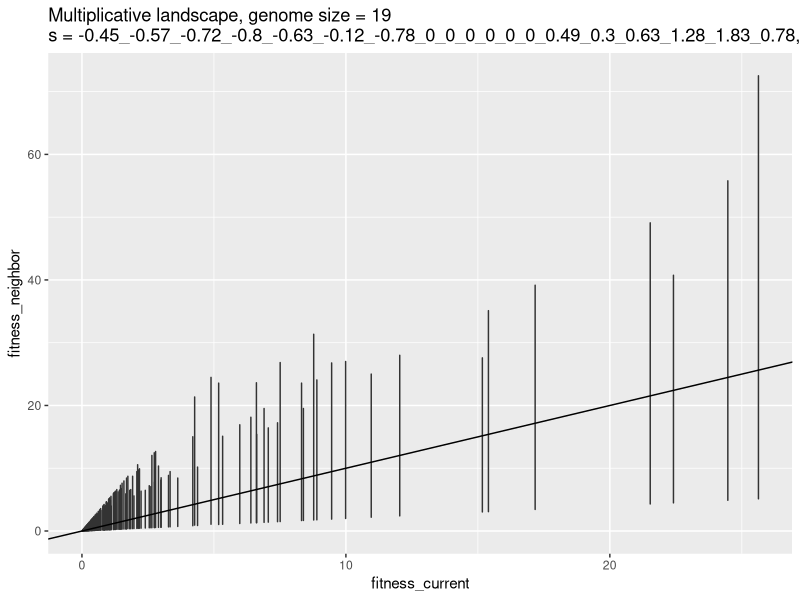
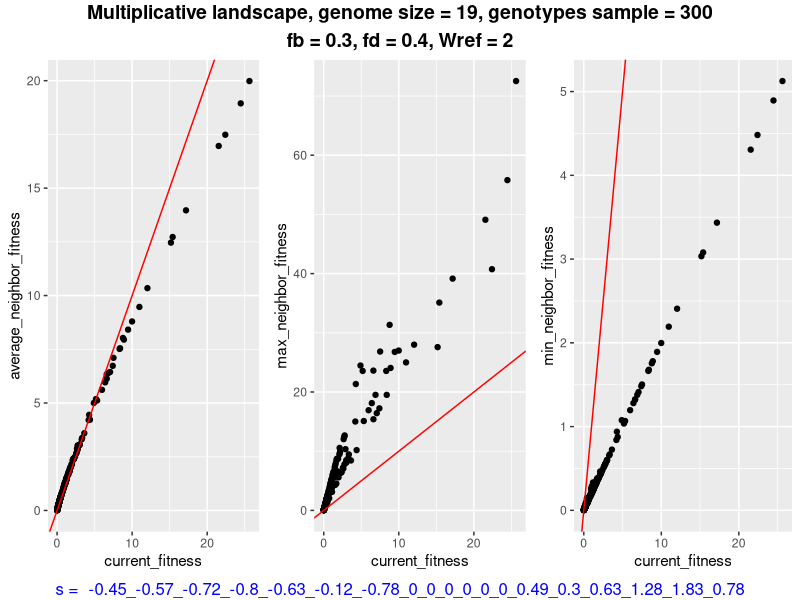

Source code (R) for these figures, in order:

########################################################################################################

n <- 19 #genome size
m <- 300 #genotypes sample
refgene <- rep(0,n) #reference genome as a vector of 0s
fd <- 0.4 #lethal fraction
fn <- 0.3 #neutral fraction
fb <- 1 - fd -fn #beneficial fraction
wref <- 2 #reference reproductivity
demin <- 0.8 #deminishing return coeff
population_capacity <- 8000
generations <- 600
repeat_sim <- 10
data <- matrix(refgene) 
s <- c()
for (i in 1:n) {
  ifelse(i < n*fd, pawn <- runif(1,-1,0),
         ifelse(i < n*(fd+fn), pawn <- 0, pawn <- runif(1,0,2)))
  s <- c(s,pawn)
} #As a VECTOR assign mutation fitness each position, Wg=wref.Pi(1+si) = 1(1+si)^vi 
s <- round(s, digits = 2)

#sample genotypes
genotype_pool <- matrix(sample(0:1, n * m, replace = TRUE), m, n)
genotype_pool <- as.data.frame(genotype_pool)
#install.packages("tidyverse")
library(tidyverse)
genotype_pool <- genotype_pool %>% distinct() #select only unique rows

#calculate fitness of each
genotype_pool <- t(genotype_pool)
current_fitness <- wref*apply((1+s)^genotype_pool,2,prod)

#calculate fitness of neighbors (1 mutation away for the chosen genotype), 1 genotype has n neighbors
genotype_pool <- as.matrix(genotype_pool)
neighbors <- list()
neighbors_fitness <- matrix(nrow = n, ncol = ncol(genotype_pool))
for (i in 1:ncol(genotype_pool)) {
  tab <- matrix(nrow = n, ncol = n)
  for (j in 1:n) {
    
    #take genotype i
    mut <- genotype_pool[,i]
    
    #mutate position j
    mut[j] <- 1 - mut[j] 
    
    #save in column j of matrix tab
    tab[,j] <- mut 
  }
  
  #matrix store all neighbor mutation of Genotype i from genotype_pool
  #each column = 1 neighbor
  neighbors[[i]] <- tab 
  neighbors_fitness[,i] <- wref*apply((1+s)^tab,2,prod)
}


# #plot neighbors fitness against current fitness
# 
fitness_neighbor <- as.vector(neighbors_fitness)
fitness_current <- rep(current_fitness, each = n)
fitness_current <- round(fitness_current, digits = 2)
name <- rep(1:length(current_fitness), each = n)
fitness_score <- data.frame(fitness_neighbor,fitness_current, name)
f_cur <- factor(fitness_current)
#fitness_score$f_current <- as.factor(fitness_score$f_current)
fitness_score$name <- as.factor(fitness_score$name)
library(ggplot2)
# Basic violin plot
p <- ggplot(fitness_score, aes(x=fitness_current, y=fitness_neighbor, fill = f_cur)) +
  geom_violin() +
  geom_abline(intercept = 0, slope = 1) +
  theme(legend.position = "none") +
  labs(title=paste("Multiplicative landscape",", genome size = ", as.character(n),"\n","s = ", paste(sapply(s, as.character), collapse = "_"),", Wref = ", as.character(wref), sep = ""))
p
# 
# p <- ggplot(fitness_score, aes(x=fitness_current, y=fitness_neighbor)) +  #, fill = f_cur, color = name)) +  
#   geom_point() + 
#   geom_abline(intercept = 0, slope = 1) +
#   theme(legend.position = "none") +
#   labs(title=paste("Multiplicative landscape",", genome size = ", as.character(n),"\n","s = ", paste(sapply(s, as.character), collapse = "_"),", Wref = ", as.character(wref), sep = ""))
# p
# 
# 
# p <- ggplot(fitness_score, aes(x=fitness_current, y=fitness_neighbor, fill = f_cur, color = name)) +  
#   scale_fill_viridis_d( option = "D")+
#   #geom_violin(alpha=0.4, position = position_dodge(width = .75),size=1,color="black") +
#   geom_boxplot(notch = F,  outlier.size = 2, color="black",lwd=1.2, alpha = 0.7)+
#   geom_point( shape = 21,size=2, position = position_jitterdodge(), color="black",alpha=1) +
#   theme(legend.position = "none") +
#   labs(title=paste("Multiplicative landscape",", genome size = ", as.character(n),"\n","s = ", paste(sapply(s, as.character), collapse = "_"),", Wref = ", as.character(wref), sep = ""))
# p

dataplot <- data.frame(current_fitness,colSums(neighbors_fitness)/n,apply(neighbors_fitness,2,max),apply(neighbors_fitness,2,min))
colnames(dataplot) <- c("current_fitness","average_neighbor_fitness","max_neighbor_fitness","min_neighbor_fitness")

p1 <- ggplot(dataplot, aes(x=current_fitness, y=average_neighbor_fitness,fill = factor(current_fitness))) +  #, fill = f_cur, color = name)) +  
  geom_point() + 
  geom_abline(intercept = 0, slope = 1, color = "red") +
  theme(legend.position = "none") 
#labs(title=paste("Multiplicative landscape",", genome size = ", as.character(n),"\n","s = ", paste(sapply(s, as.character), collapse = "_"),", Wref = ", as.character(wref), sep = ""))

p2 <- ggplot(dataplot, aes(x=current_fitness, y=max_neighbor_fitness,fill = factor(current_fitness))) +  #, fill = f_cur, color = name)) +  
  geom_point() + 
  geom_abline(intercept = 0, slope = 1, color = "red") +
  theme(legend.position = "none") 
#labs(title=paste("Multiplicative landscape",", genome size = ", as.character(n),"\n","s = ", paste(sapply(s, as.character), collapse = "_"),", Wref = ", as.character(wref), sep = ""))

p3 <- ggplot(dataplot, aes(x=current_fitness, y=min_neighbor_fitness,fill = factor(current_fitness))) +  #, fill = f_cur, color = name)) +  
  geom_point() + 
  geom_abline(intercept = 0, slope = 1, color = "red") +
  theme(legend.position = "none") 
#labs(title=paste("Multiplicative landscape",", genome size = ", as.character(n),"\n","s = ", paste(sapply(s, as.character), collapse = "_"),", Wref = ", as.character(wref), sep = ""))


library(ggpubr)
figure <- ggarrange(p1,p2,p3,ncol = 3, nrow = 1)
annotate_figure(figure,
                top = text_grob(paste("Multiplicative landscape",", genome size = ", as.character(n),", genotypes sample = ", as.character(length(current_fitness)),"\n","fb = ", as.character(fb),", fd = ", as.character(fd),", Wref = ", as.character(wref), sep = ""), color = "black", face = "bold", size = 14),
                bottom = text_grob(paste("s = ", paste(sapply(s, as.character), collapse = "_")), color = "blue")
                #                    hjust = 1, x = 1, face = "italic", size = 10),
                # left = text_grob("Figure arranged using ggpubr", color = "green", rot = 90),
                # right = "I'm done, thanks :-)!",
                #fig.lab = "Figure 1", fig.lab.face = "bold"
)

